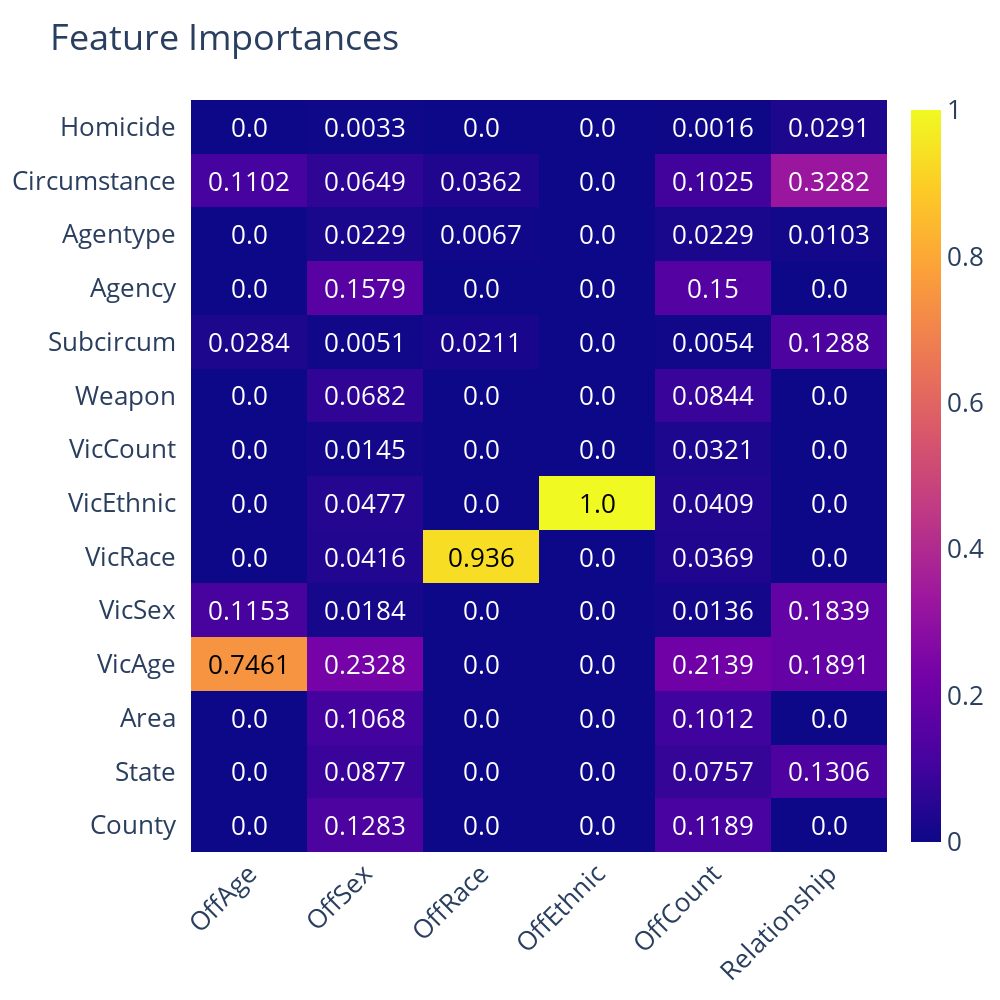

The notebook cell saved with this chart:
### Markdown cell above
### 5.2) Feature Importance Heatmaps

### Code cell
fdt.feature_importance_heatmap(standard_trees_unweighted)

### Figure 1 — Plotly figure (JSON) as saved in the notebook; plotly's stock layout.template omitted (floating-point values rounded to 4 significant figures)
{"data": [{"colorscale": [[0, "#0d0887"], [0.1111, "#46039f"], [0.2222, "#7201a8"], [0.3333, "#9c179e"], [0.4444, "#bd3786"], [0.5556, "#d8576b"], [0.6667, "#ed7953"], [0.7778, "#fb9f3a"], [0.8889, "#fdca26"], [1, "#f0f921"]], "reversescale": false, "showscale": true, "type": "heatmap", "x": ["OffAge", "OffSex", "OffRace", "OffEthnic", "OffCount", "Relationship"], "y": ["County", "State", "Area", "VicAge", "VicSex", "VicRace", "VicEthnic", "VicCount", "Weapon", "Subcircum", "Agency", "Agentype", "Circumstance", "Homicide"], "z": [[0, 0.1283, 0, 0, 0.1189, 0], [0, 0.08769, 0, 0, 0.07568, 0.1306], [0, 0.1068, 0, 0, 0.1012, 0], [0.7461, 0.2328, 0, 0, 0.2139, 0.1891], [0.1153, 0.01837, 0, 0, 0.01364, 0.1839], [0, 0.04158, 0.936, 0, 0.03686, 0], [0, 0.04765, 0, 1, 0.04095, 0], [0, 0.01447, 0, 0, 0.03213, 0], [0, 0.06822, 0, 0, 0.08437, 0], [0.02843, 0.005132, 0.02106, 0, 0.00542, 0.1288], [0, 0.1579, 0, 0, 0.15, 0], [0, 0.02295, 0.006655, 0, 0.02291, 0.01031], [0.1102, 0.06489, 0.03624, 0, 0.1025, 0.3282], [0, 0.003297, 0, 0, 0.001643, 0.02913]]}], "layout": {"annotations": [{"font": {"color": "#FFFFFF"}, "showarrow": false, "text": "0.0", "x": "OffAge", "xref": "x", "y": "County", "yref": "y"}, {"font": {"color": "#FFFFFF"}, "showarrow": false, "text": "0.1283", "x": "OffSex", "xref": "x", "y": "County", "yref": "y"}, {"font": {"color": "#FFFFFF"}, "showarrow": false, "text": "0.0", "x": "OffRace", "xref": "x", "y": "County", "yref": "y"}, {"font": {"color": "#FFFFFF"}, "showarrow": false, "text": "0.0", "x": "OffEthnic", "xref": "x", "y": "County", "yref": "y"}, {"font": {"color": "#FFFFFF"}, "showarrow": false, "text": "0.1189", "x": "OffCount", "xref": "x", "y": "County", "yref": "y"}, {"font": {"color": "#FFFFFF"}, "showarrow": false, "text": "0.0", "x": "Relationship", "xref": "x", "y": "County", "yref": "y"}, {"font": {"color": "#FFFFFF"}, "showarrow": false, "text": "0.0", "x": "OffAge", "xref": "x", "y": "State", "yref": "y"}, {"font": {"color": "#FFFFFF"}, "showarrow": false, "text": "0.0877", "x": "OffSex", "xref": "x", "y": "State", "yref": "y"}, {"font": {"color": "#FFFFFF"}, "showarrow": false, "text": "0.0", "x": "OffRace", "xref": "x", "y": "State", "yref": "y"}, {"font": {"color": "#FFFFFF"}, "showarrow": false, "text": "0.0", "x": "OffEthnic", "xref": "x", "y": "State", "yref": "y"}, {"font": {"color": "#FFFFFF"}, "showarrow": false, "text": "0.0757", "x": "OffCount", "xref": "x", "y": "State", "yref": "y"}, {"font": {"color": "#FFFFFF"}, "showarrow": false, "text": "0.1306", "x": "Relationship", "xref": "x", "y": "State", "yref": "y"}, {"font": {"color": "#FFFFFF"}, "showarrow": false, "text": "0.0", "x": "OffAge", "xref": "x", "y": "Area", "yref": "y"}, {"font": {"color": "#FFFFFF"}, "showarrow": false, "text": "0.1068", "x": "OffSex", "xref": "x", "y": "Area", "yref": "y"}, {"font": {"color": "#FFFFFF"}, "showarrow": false, "text": "0.0", "x": "OffRace", "xref": "x", "y": "Area", "yref": "y"}, {"font": {"color": "#FFFFFF"}, "showarrow": false, "text": "0.0", "x": "OffEthnic", "xref": "x", "y": "Area", "yref": "y"}, {"font": {"color": "#FFFFFF"}, "showarrow": false, "text": "0.1012", "x": "OffCount", "xref": "x", "y": "Area", "yref": "y"}, {"font": {"color": "#FFFFFF"}, "showarrow": false, "text": "0.0", "x": "Relationship", "xref": "x", "y": "Area", "yref": "y"}, {"font": {"color": "#000000"}, "showarrow": false, "text": "0.7461", "x": "OffAge", "xref": "x", "y": "VicAge", "yref": "y"}, {"font": {"color": "#FFFFFF"}, "showarrow": false, "text": "0.2328", "x": "OffSex", "xref": "x", "y": "VicAge", "yref": "y"}, {"font": {"color": "#FFFFFF"}, "showarrow": false, "text": "0.0", "x": "OffRace", "xref": "x", "y": "VicAge", "yref": "y"}, {"font": {"color": "#FFFFFF"}, "showarrow": false, "text": "0.0", "x": "OffEthnic", "xref": "x", "y": "VicAge", "yref": "y"}, {"font": {"color": "#FFFFFF"}, "showarrow": false, "text": "0.2139", "x": "OffCount", "xref": "x", "y": "VicAge", "yref": "y"}, {"font": {"color": "#FFFFFF"}, "showarrow": false, "text": "0.1891", "x": "Relationship", "xref": "x", "y": "VicAge", "yref": "y"}, {"font": {"color": "#FFFFFF"}, "showarrow": false, "text": "0.1153", "x": "OffAge", "xref": "x", "y": "VicSex", "yref": "y"}, {"font": {"color": "#FFFFFF"}, "showarrow": false, "text": "0.0184", "x": "OffSex", "xref": "x", "y": "VicSex", "yref": "y"}, {"font": {"color": "#FFFFFF"}, "showarrow": false, "text": "0.0", "x": "OffRace", "xref": "x", "y": "VicSex", "yref": "y"}, {"font": {"color": "#FFFFFF"}, "showarrow": false, "text": "0.0", "x": "OffEthnic", "xref": "x", "y": "VicSex", "yref": "y"}, {"font": {"color": "#FFFFFF"}, "showarrow": false, "text": "0.0136", "x": "OffCount", "xref": "x", "y": "VicSex", "yref": "y"}, {"font": {"color": "#FFFFFF"}, "showarrow": false, "text": "0.1839", "x": "Relationship", "xref": "x", "y": "VicSex", "yref": "y"}, {"font": {"color": "#FFFFFF"}, "showarrow": false, "text": "0.0", "x": "OffAge", "xref": "x", "y": "VicRace", "yref": "y"}, {"font": {"color": "#FFFFFF"}, "showarrow": false, "text": "0.0416", "x": "OffSex", "xref": "x", "y": "VicRace", "yref": "y"}, {"font": {"color": "#000000"}, "showarrow": false, "text": "0.936", "x": "OffRace", "xref": "x", "y": "VicRace", "yref": "y"}, {"font": {"color": "#FFFFFF"}, "showarrow": false, "text": "0.0", "x": "OffEthnic", "xref": "x", "y": "VicRace", "yref": "y"}, {"font": {"color": "#FFFFFF"}, "showarrow": false, "text": "0.0369", "x": "OffCount", "xref": "x", "y": "VicRace", "yref": "y"}, {"font": {"color": "#FFFFFF"}, "showarrow": false, "text": "0.0", "x": "Relationship", "xref": "x", "y": "VicRace", "yref": "y"}, {"font": {"color": "#FFFFFF"}, "showarrow": false, "text": "0.0", "x": "OffAge", "xref": "x", "y": "VicEthnic", "yref": "y"}, {"font": {"color": "#FFFFFF"}, "showarrow": false, "text": "0.0477", "x": "OffSex", "xref": "x", "y": "VicEthnic", "yref": "y"}, {"font": {"color": "#FFFFFF"}, "showarrow": false, "text": "0.0", "x": "OffRace", "xref": "x", "y": "VicEthnic", "yref": "y"}, {"font": {"color": "#000000"}, "showarrow": false, "text": "1.0", "x": "OffEthnic", "xref": "x", "y": "VicEthnic", "yref": "y"}, {"font": {"color": "#FFFFFF"}, "showarrow": false, "text": "0.0409", "x": "OffCount", "xref": "x", "y": "VicEthnic", "yref": "y"}, {"font": {"color": "#FFFFFF"}, "showarrow": false, "text": "0.0", "x": "Relationship", "xref": "x", "y": "VicEthnic", "yref": "y"}, {"font": {"color": "#FFFFFF"}, "showarrow": false, "text": "0.0", "x": "OffAge", "xref": "x", "y": "VicCount", "yref": "y"}, {"font": {"color": "#FFFFFF"}, "showarrow": false, "text": "0.0145", "x": "OffSex", "xref": "x", "y": "VicCount", "yref": "y"}, {"font": {"color": "#FFFFFF"}, "showarrow": false, "text": "0.0", "x": "OffRace", "xref": "x", "y": "VicCount", "yref": "y"}, {"font": {"color": "#FFFFFF"}, "showarrow": false, "text": "0.0", "x": "OffEthnic", "xref": "x", "y": "VicCount", "yref": "y"}, {"font": {"color": "#FFFFFF"}, "showarrow": false, "text": "0.0321", "x": "OffCount", "xref": "x", "y": "VicCount", "yref": "y"}, {"font": {"color": "#FFFFFF"}, "showarrow": false, "text": "0.0", "x": "Relationship", "xref": "x", "y": "VicCount", "yref": "y"}, {"font": {"color": "#FFFFFF"}, "showarrow": false, "text": "0.0", "x": "OffAge", "xref": "x", "y": "Weapon", "yref": "y"}, {"font": {"color": "#FFFFFF"}, "showarrow": false, "text": "0.0682", "x": "OffSex", "xref": "x", "y": "Weapon", "yref": "y"}, {"font": {"color": "#FFFFFF"}, "showarrow": false, "text": "0.0", "x": "OffRace", "xref": "x", "y": "Weapon", "yref": "y"}, {"font": {"color": "#FFFFFF"}, "showarrow": false, "text": "0.0", "x": "OffEthnic", "xref": "x", "y": "Weapon", "yref": "y"}, {"font": {"color": "#FFFFFF"}, "showarrow": false, "text": "0.0844", "x": "OffCount", "xref": "x", "y": "Weapon", "yref": "y"}, {"font": {"color": "#FFFFFF"}, "showarrow": false, "text": "0.0", "x": "Relationship", "xref": "x", "y": "Weapon", "yref": "y"}, {"font": {"color": "#FFFFFF"}, "showarrow": false, "text": "0.0284", "x": "OffAge", "xref": "x", "y": "Subcircum", "yref": "y"}, {"font": {"color": "#FFFFFF"}, "showarrow": false, "text": "0.0051", "x": "OffSex", "xref": "x", "y": "Subcircum", "yref": "y"}, {"font": {"color": "#FFFFFF"}, "showarrow": false, "text": "0.0211", "x": "OffRace", "xref": "x", "y": "Subcircum", "yref": "y"}, {"font": {"color": "#FFFFFF"}, "showarrow": false, "text": "0.0", "x": "OffEthnic", "xref": "x", "y": "Subcircum", "yref": "y"}, {"font": {"color": "#FFFFFF"}, "showarrow": false, "text": "0.0054", "x": "OffCount", "xref": "x", "y": "Subcircum", "yref": "y"}, {"font": {"color": "#FFFFFF"}, "showarrow": false, "text": "0.1288", "x": "Relationship", "xref": "x", "y": "Subcircum", "yref": "y"}, {"font": {"color": "#FFFFFF"}, "showarrow": false, "text": "0.0", "x": "OffAge", "xref": "x", "y": "Agency", "yref": "y"}, {"font": {"color": "#FFFFFF"}, "showarrow": false, "text": "0.1579", "x": "OffSex", "xref": "x", "y": "Agency", "yref": "y"}, {"font": {"color": "#FFFFFF"}, "showarrow": false, "text": "0.0", "x": "OffRace", "xref": "x", "y": "Agency", "yref": "y"}, {"font": {"color": "#FFFFFF"}, "showarrow": false, "text": "0.0", "x": "OffEthnic", "xref": "x", "y": "Agency", "yref": "y"}, {"font": {"color": "#FFFFFF"}, "showarrow": false, "text": "0.15", "x": "OffCount", "xref": "x", "y": "Agency", "yref": "y"}, {"font": {"color": "#FFFFFF"}, "showarrow": false, "text": "0.0", "x": "Relationship", "xref": "x", "y": "Agency", "yref": "y"}, {"font": {"color": "#FFFFFF"}, "showarrow": false, "text": "0.0", "x": "OffAge", "xref": "x", "y": "Agentype", "yref": "y"}, {"font": {"color": "#FFFFFF"}, "showarrow": false, "text": "0.0229", "x": "OffSex", "xref": "x", "y": "Agentype", "yref": "y"}, {"font": {"color": "#FFFFFF"}, "showarrow": false, "text": "0.0067", "x": "OffRace", "xref": "x", "y": "Agentype", "yref": "y"}, {"font": {"color": "#FFFFFF"}, "showarrow": false, "text": "0.0", "x": "OffEthnic", "xref": "x", "y": "Agentype", "yref": "y"}, {"font": {"color": "#FFFFFF"}, "showarrow": false, "text": "0.0229", "x": "OffCount", "xref": "x", "y": "Agentype", "yref": "y"}, {"font": {"color": "#FFFFFF"}, "showarrow": false, "text": "0.0103", "x": "Relationship", "xref": "x", "y": "Agentype", "yref": "y"}, {"font": {"color": "#FFFFFF"}, "showarrow": false, "text": "0.1102", "x": "OffAge", "xref": "x", "y": "Circumstance", "yref": "y"}, {"font": {"color": "#FFFFFF"}, "showarrow": false, "text": "0.0649", "x": "OffSex", "xref": "x", "y": "Circumstance", "yref": "y"}, {"font": {"color": "#FFFFFF"}, "showarrow": false, "text": "0.0362", "x": "OffRace", "xref": "x", "y": "Circumstance", "yref": "y"}, {"font": {"color": "#FFFFFF"}, "showarrow": false, "text": "0.0", "x": "OffEthnic", "xref": "x", "y": "Circumstance", "yref": "y"}, {"font": {"color": "#FFFFFF"}, "showarrow": false, "text": "0.1025", "x": "OffCount", "xref": "x", "y": "Circumstance", "yref": "y"}, {"font": {"color": "#FFFFFF"}, "showarrow": false, "text": "0.3282", "x": "Relationship", "xref": "x", "y": "Circumstance", "yref": "y"}, {"font": {"color": "#FFFFFF"}, "showarrow": false, "text": "0.0", "x": "OffAge", "xref": "x", "y": "Homicide", "yref": "y"}, {"font": {"color": "#FFFFFF"}, "showarrow": false, "text": "0.0033", "x": "OffSex", "xref": "x", "y": "Homicide", "yref": "y"}, {"font": {"color": "#FFFFFF"}, "showarrow": false, "text": "0.0", "x": "OffRace", "xref": "x", "y": "Homicide", "yref": "y"}, {"font": {"color": "#FFFFFF"}, "showarrow": false, "text": "0.0", "x": "OffEthnic", "xref": "x", "y": "Homicide", "yref": "y"}, {"font": {"color": "#FFFFFF"}, "showarrow": false, "text": "0.0016", "x": "OffCount", "xref": "x", "y": "Homicide", "yref": "y"}, {"font": {"color": "#FFFFFF"}, "showarrow": false, "text": "0.0291", "x": "Relationship", "xref": "x", "y": "Homicide", "yref": "y"}], "autosize": false, "font": {"size": 26}, "height": 1000, "showlegend": true, "title": {"text": "Feature Importances"}, "width": 1000, "xaxis": {"dtick": 1, "gridcolor": "rgb(0, 0, 0)", "side": "bottom", "tickangle": -45, "ticks": ""}, "yaxis": {"dtick": 1, "ticks": "", "ticksuffix": "  "}}}
